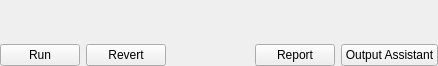
<ui version="4.0" >
<comment> Begin CVS Header </comment>
<comment>   $Source: /fs/turing/cvs/copasi_dev/copasi/UI/CQTaskBtnWidget.ui,v $ </comment>
<comment>   $Revision: 1.5.30.1 $ </comment>
<comment>   $Name: Build-33 $ </comment>
<comment>   $Author: shoops $ </comment>
<comment>   $Date: 2011/01/04 13:57:50 $ </comment>
<comment> End CVS Header </comment>

<comment> Copyright (C) 2010 by Pedro Mendes, Virginia Tech Intellectual </comment>
<comment> Properties, Inc., University of Heidelberg, and The University </comment>
<comment> of Manchester. </comment>
<comment> All rights reserved. </comment>

 <comment> All rights reserved. </comment>
 <class>CQTaskBtnWidget</class>
 <widget class="QWidget" name="CQTaskBtnWidget" >
  <property name="geometry" >
   <rect>
    <x>0</x>
    <y>0</y>
    <width>438</width>
    <height>66</height>
   </rect>
  </property>
  <property name="windowTitle" >
   <string>CQTaskBtnWidget</string>
  </property>
  <layout class="QVBoxLayout" name="verticalLayout" >
   <property name="leftMargin" >
    <number>0</number>
   </property>
   <property name="topMargin" >
    <number>6</number>
   </property>
   <property name="rightMargin" >
    <number>0</number>
   </property>
   <property name="bottomMargin" >
    <number>0</number>
   </property>
   <item>
    <spacer name="verticalSpacer" >
     <property name="orientation" >
      <enum>Qt::Vertical</enum>
     </property>
     <property name="sizeHint" stdset="0" >
      <size>
       <width>20</width>
       <height>15</height>
      </size>
     </property>
    </spacer>
   </item>
   <item>
    <layout class="QHBoxLayout" name="horizontalLayout" >
     <property name="spacing" >
      <number>-1</number>
     </property>
     <item>
      <widget class="QPushButton" name="mpBtnRun" >
       <property name="text" >
        <string>Run</string>
       </property>
      </widget>
     </item>
     <item>
      <widget class="QPushButton" name="mpBtnRevert" >
       <property name="text" >
        <string>Revert</string>
       </property>
      </widget>
     </item>
     <item>
      <spacer name="mpSpacerHorizontal" >
       <property name="orientation" >
        <enum>Qt::Horizontal</enum>
       </property>
       <property name="sizeType" >
        <enum>QSizePolicy::Expanding</enum>
       </property>
       <property name="sizeHint" stdset="0" >
        <size>
         <width>13</width>
         <height>17</height>
        </size>
       </property>
      </spacer>
     </item>
     <item>
      <widget class="QPushButton" name="mpBtnReport" >
       <property name="text" >
        <string>Report</string>
       </property>
      </widget>
     </item>
     <item>
      <widget class="QPushButton" name="mpBtnAssistant" >
       <property name="text" >
        <string>Output Assistant</string>
       </property>
      </widget>
     </item>
    </layout>
   </item>
  </layout>
 </widget>
 <layoutdefault spacing="6" margin="11" />
 <pixmapfunction>qPixmapFromMimeSource</pixmapfunction>
 <tabstops>
  <tabstop>mpBtnRun</tabstop>
  <tabstop>mpBtnRevert</tabstop>
  <tabstop>mpBtnReport</tabstop>
  <tabstop>mpBtnAssistant</tabstop>
 </tabstops>
 <resources/>
 <connections/>
</ui>
